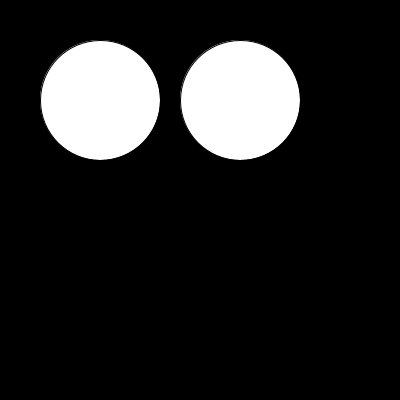
Frame 1 (no input)
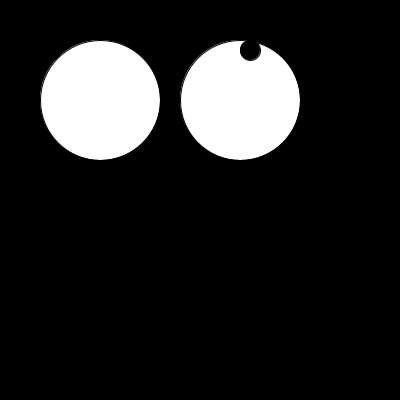
Frame 60 (the mouse pressed at the canvas centre just before this capture)
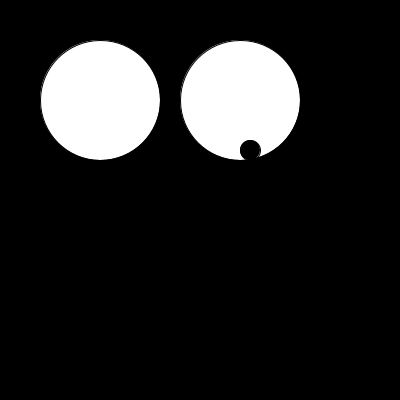
Frame 120 (the mouse held since frame 60 and released just before this capture)

The Processing sketch that drew these frames (run headless with seeded random() and noise(); from frame 60 on, the mouse is pressed at the canvas centre):

// Processing sketch: processing_33579
// ── processing_33579.pde

//Amy Findeiss
//August 9, 2010
//EYES

//for blinking
boolean eyesOpen = true;
//for pupils
float xPosLeft;
float yPosLeft;
float xPosRight;
float yPosRight;

void setup () {
  size (400,400);
  background(0);
  smooth();
}

void draw() {
//for whites
  background(0);
  smooth(); 
  ellipse(100,100,120,120);
  ellipse(240,100,120,120);
  
//for pupils (sad that i can only do black)
  fill(0);
  ellipse(xPosLeft, yPosLeft, 20, 20);
  ellipse(xPosRight, yPosRight, 20, 20);
   
  xPosLeft = constrain(mouseX, width/8, 3*width/8);
  yPosLeft = constrain(mouseY, height/8, 3*height/8);
   
  xPosRight = constrain(mouseX, 5*width/8, 7*width/8);
  yPosRight = constrain(mouseY, height/8, 3*height/8);

//for mouse click for blinking
  if (eyesOpen) {
  fill(255);
  }
  else {
   fill(0); 
  }
  
  
  
//  xPos = constrain(mouseX, width/4, 3*width/4);
//  yPos = constrain(mouseY, height/4, 3*height/4);
//  ellipse(xPos, yPos, 20, 20);
  
  
//  print (eyesOpen);
  
} 

//void mousePressed() {
//  fill(255, 255, 255);
//  ellipse(100, 100, 50, 50);
//  ellipse(175, 100, 50, 50);
//  
//}

void mouseReleased() {
  eyesOpen = !eyesOpen;
  
}
